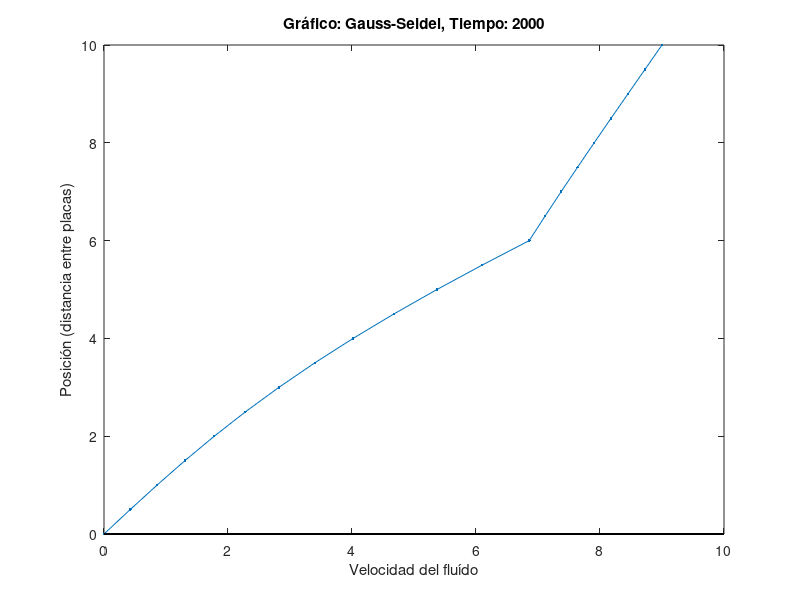
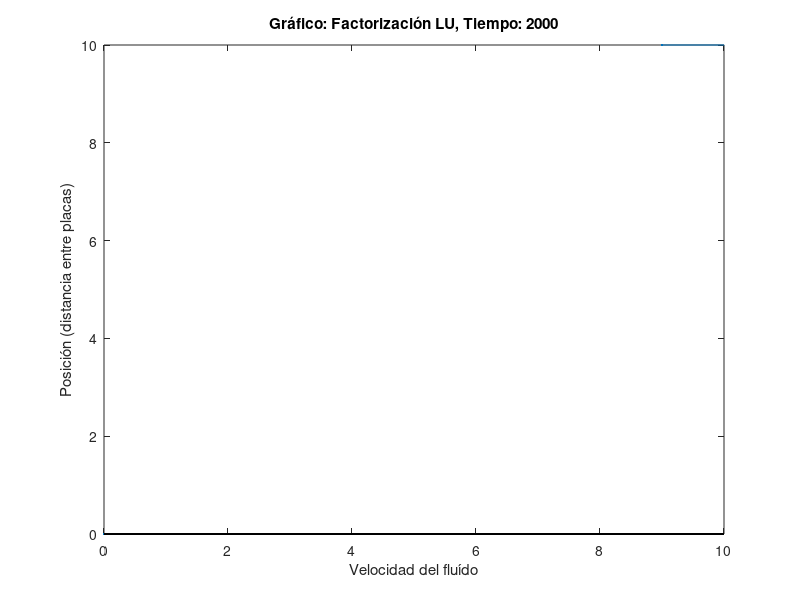

Recreate these plots in MATLAB, in order.
function examen2()
    % Se piden los valores de entrada
    k1 = 0.01; %input('Ingrese el valor de la viscosidad dinámica de la primer sustancia (k1): ');
    k2 = 0.03; %input('Ingrese el valor de la viscosidad dinámica de la segunda sustancia (k2): ');
    x = 10; %input('Ingrese el valor de la distancia entre láminas (x): ');
    n = 20; %input('Ingrese el número de intervalos deseados (n): ');
    t = 2000; %input('Ingrese el tiempo total que se desea calcular (t): ');
    dt = 5; %input('Ingrese el tamaño del intervalo de tiempo (dt): ');
    v0 = 9; %input('Ingrese la velocidad inicial de la placa superior: ');
    i = 6; %input('Ingrese la distancia a la cuál se encuentra la interfaz entre sustancias (i): ');
    
    precision = 0.05;
    itermax = 100;
    
    % Se verifica que las condiciones necesarias de tiempo se cumplan:
    dx = x / n;
    dt_min_1 = 0.5 * dx / k1;
    dt_min_2 = 0.5 * dx / k2;
    
    if dt_min_1 < dt || dt_min_2 < dt
        disp('El dt seleccionado no es válido.');
        return;
    end

    % Se verifica que las condiciones necesarias de distancia se cumplan:
    if rem(n, x) ~= 0 || rem(i, dx) ~= 0
        disp('El n seleccionado no es válido para la distancia x seleccionada.');
        return;
    end

    % Se calculan las constantes faltantes:
    X = 0:dx:x; % Vector de posiciones = 21
    % Se crea el vector de tiempos = 101
    T = 0:dt:t;

    lambda1 = k1 * dt / dx;
    lambda2 = k2 * dt / dx;
    
    %Se crea la matriz con la que se trabajará
    matA = matriz(lambda1, lambda2, length(X), i);
    
    % Se realiza el cálculo de velocidades utilizando Gauss-Seidel
    tic;
    Mr_GS = calcularVelocidadesGaussSeidel(X, T, v0, i, lambda1, lambda2, precision, itermax);
    tiempo = toc; % Detener temporizador y almacenar tiempo de ejecución
    disp('Tiempo de ejecución Gauss-Seidel:');
    disp(tiempo);
    
    vb = 0;
    
    % Se realiza el cálculo de velocidades utilizando Factorización LU
    tic;
    Mr_LU = calcularVelocidadesLU(X, T, v0, i, lambda1, lambda2, matA);
    tiempo = toc; % Detener temporizador y almacenar tiempo de ejecución
    disp('Tiempo de ejecución LU:');
    disp(tiempo);
    
    % Se grafican los resultados
    graficarResultados(X, Mr_GS, T, 'Gauss-Seidel');
    graficarResultados(X, Mr_LU, T, 'Factorización LU');
end

function [Mr] = calcularVelocidadesGaussSeidel(X, T, v0, i, lambda1, lambda2, precision, itermax)
    % Inicialización de la matriz de resultados
    Mr = zeros(length(T), length(X));
    Mr(1, end) = v0; % Condición inicial
    
    %tiempo = zeros(1, length(T)); % Vector para almacenar el tiempo de ejecución

    % Cálculo de velocidades utilizando Gauss-Seidel con parámetros adicionales
    for i_tiempo = 2:length(T)
        for iter = 1:itermax
            Mr(i_tiempo, :) = calcularNuevaIteracionGaussSeidel(Mr(i_tiempo - 1, :), X, i, lambda1, lambda2);
            % Verificar convergencia
            if norm(Mr(i_tiempo, :) - Mr(i_tiempo - 1, :)) < precision
                break;
            end
        end
        
    end
end

function nuevo = calcularNuevaIteracionGaussSeidel(anterior, X, i, lambda1, lambda2)
    nuevo = anterior;
    for i_longitud = 2:length(X)-1
        if i_longitud < i / X(2) + 1
            derecha = nuevo(i_longitud + 1);
            izquierda = nuevo(i_longitud - 1);
            nuevo(i_longitud) = nuevo(i_longitud) + lambda1 * (izquierda - 2 * nuevo(i_longitud) + derecha);
        elseif i_longitud == i / X(2) + 1
            derecha = nuevo(i_longitud + 1);
            izquierda = nuevo(i_longitud - 1);
            nuevo(i_longitud) = (derecha + (lambda1 / lambda2) * izquierda) / (1 + lambda1 / lambda2);
        elseif i_longitud > i / X(2) + 1
            derecha = nuevo(i_longitud + 1);
            izquierda = nuevo(i_longitud - 1);
            nuevo(i_longitud) = nuevo(i_longitud) + lambda2 * (izquierda - 2 * nuevo(i_longitud) + derecha);
        end
    end
end

function Mr = calcularVelocidadesLU(X, T, v0, i, lambda1, lambda2, matA)
    % Inicialización de la matriz de resultados
    Mr = zeros(length(T), length(X));
    %Mr(:,end) = 9;
    %Mr(:,1) = 0;
    [L, U] = factLU(matA);
    
    for i_tiempo = 2:length(T)
        for i_longitud = 1:length(X)
            if i <= i_longitud
                lambda = lambda2;
                vb = v0;
            else
                lambda = lambda1;
                vb = 0;
                
            end
            
            b_anterior = vector(lambda, Mr(i_tiempo - 1, :), vb);

            y = sust_adelante(L, b_anterior');
            x = sust_atras(U, y);
            Mr(i_tiempo, :) = x';
            Mr(:,1) = 0;
            Mr(:,end) = 9;
            
        end
    end
end




function M = matriz(lambda1, lambda2, nx, i)
    % Función para generar la matriz
    M = zeros(nx, nx);

    for j = 1:nx
        if j < i
            M(j, j) = 1 + 2 * lambda1;
        elseif j == i
            M(j, j) = 1 + lambda1 / lambda2;
        else
            M(j, j) = 1 + 2 * lambda2;
        end

        if j > 1
            M(j, j - 1) = -lambda1 * (j < i) - lambda2 * (j >= i);
        end

        if j < nx
            M(j, j + 1) = -lambda1 * (j < i) - lambda2 * (j >= i);
        end
    end
end

function graficarResultados(X, Mr, T, metodo)
    % Crear animación
    figure;
    hLine = plot(nan);
    axis([0 max(X) 0 max(X)]);
    set(hLine, 'YData', X);
    xlabel('Velocidad del fluído');
    ylabel('Posición (distancia entre placas)');

    for i = 1:length(Mr)
        r = Mr(i, :);

        ylim = get(gca, 'ylim');
        hold on
        plot([ylim(1) ylim(2)], [0 0], 'k')

        tiempo = T(i);
        str = ['Gráfico: ' metodo ', Tiempo: ' num2str(tiempo)];
        title(str);

        set(hLine, 'XData', r);
        drawnow
        pause(0.05)
    end
end


function b = vector(lambda, prev, vb)
    % Función para generar el vector de constantes

    n = length(prev);
    b = zeros(size(prev));

    for p = 1:n
        if p == 1
            b(p) = 0;
        elseif p==2
            b(p) = lambda * vb + prev(p);
        elseif p == n-1
            b(p) = lambda * vb + prev(p);
        elseif p == n 
            b(p) = 9;
        else
            b(p) = prev(p);
        end
    end
end


function [L, U] = factLU(A)
    [n, m] = size(A);
    L = eye(n);
    U = A;

    for k = 1:n-1
        for i = k+1:n
            L(i, k) = U(i, k) / U(k, k);
            for j = n:-1:k
                U(i, j) = U(i, j) - ((U(i, k) / U(k, k)) * U(k, j));
            end
        end
    end
end

function sol = sust_adelante(A, b)
    [n, m] = size(A);
    sol(1) = b(1) / A(1, 1);

    for k = 2:n
        suma = 0;
        for j = 1:k-1
            suma = suma + A(k, j) * sol(j);
        end
        sol(k) = (b(k) - suma) / A(k, k);
    end
end


function sol = sust_atras(A, b)
    [n, m] = size(A);
    sol(n) = b(n) / A(n, n);

    for k = n-1:-1:1
        suma = 0;
        for j = k+1:n
            suma = suma + A(k, j) * sol(j);
        end
        sol(k) = (b(k) - suma) / A(k, k);
    end
end
